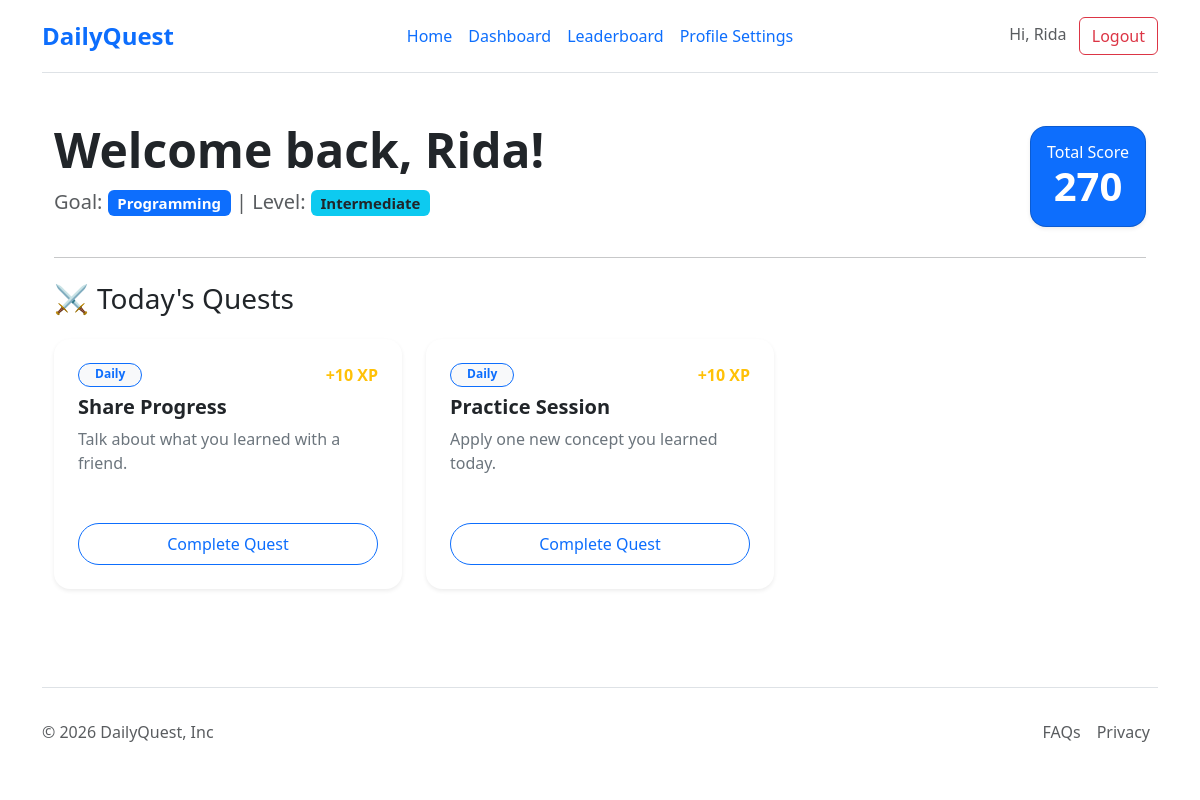
The page /Dashboard (signed in) on the database its author committed.
### tables this page shows
CREATE TABLE users (
    id INTEGER PRIMARY KEY AUTOINCREMENT, 
    username TEXT UNIQUE, 
    password_hash TEXT, 
    points INTEGER DEFAULT 0,
    main_category TEXT, 
    user_level TEXT
);

CREATE TABLE challenges (
    id INTEGER PRIMARY KEY AUTOINCREMENT,
    user_id INTEGER,
    title TEXT NOT NULL,
    description TEXT,
    category TEXT,
    is_completed BOOLEAN DEFAULT 0,
    date_assigned DATE DEFAULT CURRENT_DATE,
    FOREIGN KEY (user_id) REFERENCES users (id)
);

### app.py (the view)
@app.route('/Dashboard')
def Dashboard():
    if 'user_id' not in session:
        return redirect(url_for('login'))
    db = get_db()
    user = db.execute('SELECT * FROM users WHERE id = ?', (session['user_id'],)).fetchone()
    quests = db.execute('SELECT * FROM challenges WHERE user_id = ? AND date_assigned = CURRENT_DATE',
                        (session['user_id'],)).fetchall()
    if not quests:
        generate_daily_quests(user['id'], user['main_category'], user['user_level'])
        quests = db.execute('SELECT * FROM challenges WHERE user_id = ? AND date_assigned = CURRENT_DATE',
                            (session['user_id'],)).fetchall()
    return render_template('Dashboard.html', user=user, quests=quests)

### app.py (called while the page is built)
def get_db():
    db = getattr(g, '_database', None)
    if db is None:
        db = g._database = sqlite3.connect(DATABASE)
        db.row_factory = sqlite3.Row
    return db

@app.teardown_appcontext
def close_connection(exception):
    db = getattr(g, '_database', None)
    if db is not None:
        db.close()

### templates/Dashboard.html (shortened to what this page needs)
{% extends "layout.html" %}
{% block content %}
<div class="container py-4">
    <div class="row mb-4 align-items-center">
        <div class="col">
            <h1 class="display-5 fw-bold text-dark">Welcome back, {{ user['username'] }}!</h1>
            <p class="lead text-muted">Goal: <span class="badge bg-primary">{{ user['main_category'] }}</span> | Level: <span class="badge bg-info text-dark">{{ user['user_level'] }}</span></p>
        </div>
        <div class="col-auto">
            <div class="card bg-primary text-white p-3 shadow-sm rounded-4">
                <div class="text-center">
                    <h6 class="mb-0">Total Score</h6>
                    <span class="display-6 fw-bold">{{ user['points'] }}</span>
                </div>
            </div>
        </div>
    </div>
    <hr class="my-4">
    <h3 class="mb-4 d-flex align-items-center">
        <span class="me-2">⚔️</span> Today's Quests
    </h3>
    <div class="row g-4">
        {% if quests %}
            {% for quest in quests %}
            <div class="col-md-4">
                <div class="card h-100 shadow-sm border-0 rounded-4 transition-card">
                    <div class="card-body p-4">
                        <div class="d-flex justify-content-between mb-2">
                            <span class="badge bg-light text-primary border border-primary px-3 rounded-pill small">Daily</span>
                            <span class="text-warning fw-bold">+10 XP</span>
                        </div>
                        <h5 class="card-title fw-bold">{{ quest['title'] }}</h5>
                        <p class="card-text text-secondary mb-4">{{ quest['description'] }}</p>
                    </div>
                    <div class="card-footer bg-transparent border-0 p-4 pt-0">
                        <form action="/complete_quest/{{ quest['id'] }}" method="POST">
                            <button type="submit" class="btn btn-outline-primary w-100 rounded-pill py-2">
                                 Complete Quest
                            </button>
                        </form>
                    </div>
                </div>
            </div>
            {% endfor %}
        {% else %}
            <div class="col-12 text-center py-5">
                <p class="text-muted fs-5">Generating your adventures... Refresh in a second!</p>
            </div>
        {% endif %}
    </div>
</div>
{% endblock %}

### templates/layout.html (shortened to what this page needs)
<!DOCTYPE html>
<html lang="en">
<head>
    <link href="https://cdn.jsdelivr.net/npm/bootstrap@5.3.3/dist/css/bootstrap.min.css" rel="stylesheet">
</head>
<body>
    <div class="container">
        <header class="d-flex flex-wrap align-items-center justify-content-center justify-content-md-between py-3 mb-4 border-bottom">
            <div class="col-md-3 mb-2 mb-md-0">
                <a href="/" class="d-inline-flex link-body-emphasis text-decoration-none fw-bold fs-4 text-primary">
                    DailyQuest
                </a>
            </div>
            <ul class="nav col-12 col-md-auto mb-2 justify-content-center mb-md-0">
                <li><a href="{{ url_for('index') }}" class="nav-link px-2">Home</a></li>
                <li><a href="{{ url_for('Dashboard') }}" class="nav-link px-2">Dashboard</a></li>
                <li>
                    <a href="{{ url_for('Leaderboard') }}"
                    class="nav-link px-2 {{ 'link-secondary fw-bold' if request.path == '/Leaderboard' }}">
                    Leaderboard
                    </a>
                </li>
                <li><a href="{{ url_for('profile') }}" class="nav-link px-2">Profile Settings</a></li>
            </ul>
            <div class="col-md-3 text-end">
                {% if session.get('user_id') %}
                    <span class="me-2 text-muted">Hi, {{ session.username }}</span>
                    <a href="/logout" class="btn btn-outline-danger">Logout</a>
                {% else %}
                    <a href="/login" class="btn btn-outline-primary me-2">Login</a>
                    <a href="/register" class="btn btn-primary">Sign-up</a>
                {% endif %}
            </div>
        </header>
    </div>
    <main class="container">
        {% block content %}{% endblock %}
    </main>
    <div class="container">
        <footer class="d-flex flex-wrap justify-content-between align-items-center py-4 my-4 border-top">
            <p class="col-md-4 mb-0 text-body-secondary">© 2026 DailyQuest, Inc</p>
            <ul class="nav col-md-4 justify-content-end">
                <li class="nav-item"><a href="#" class="nav-link px-2 text-body-secondary">FAQs</a></li>
                <li class="nav-item"><a href="#" class="nav-link px-2 text-body-secondary">Privacy</a></li>
            </ul>
        </footer>
    </div>
</body>
</html>

### templates/layout.html (style rules this page uses)
body { display: flex; flex-direction: column; min-height: 100vh; }
main { flex: 1; }

### templates/Dashboard.html (style rules this page uses)
.transition-card { transition: transform 0.2s ease, box-shadow 0.2s ease; }

### rows shown on the page
users: username "Rida", main_category "Programming", user_level "Intermediate", points "270"
challenges: title "Share Progress", description "Talk about what you learned with a friend."
challenges: title "Practice Session", description "Apply one new concept you learned today."
